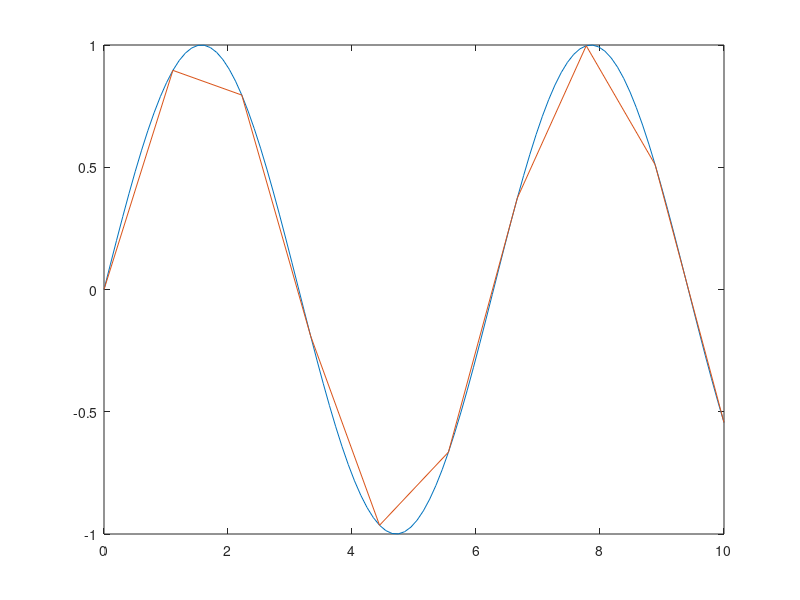

Write MATLAB code to recreate this figure.
%Initialization Types
 o=ones(1,10); %row col of 1s
 z=zeros(23,1); %row col of 0s
 r=rand(1,45); %row col with vals from 0.0 to 1.0
 n=nan(1,69); %row col of NaN
 
lin=linspace(0,10,4); %Initializes 5 numbers equally spaced from 0 to 10
x=linspace(0,10,100);
y=linspace(0,10,10);
f=sin(x);
g=sin(y);
plot(x,f);
hold on;
plot(y,g);
hold on; %Makes linspace with increments of 100/10, graphs and displays sin(x)
%Smaller third criteria is, lower resolution

C=1:5;  %Creates all #s between 1 and 5
Cadv=1:2:20;  %Creates numbers from 1-20 with diff of 2

%More advance Formatting

%load file.mat Matlab data files
%load file.dat Text files with simple formatting (e.g. single or fixed-sized col)

%fileID=fopen('nums2.txt, 'r');
%formatSpec='%d %f';  %d for doubles, %f for floating
%sizeA=[2 Inf];
%A=fscanf(fileID, formatSpec,sizeA);

%Subindexing
%Examples
ex1=1:3:5;

%Non-equally Spaced Spaces
ex2=logspace(0, 10, 10);

M=[0 1 3; 1 1 2; 1 1 0; 2 0 1; -1 0 2];
max(M);
min(M)
max(max(M));
[a,b]=max(M);